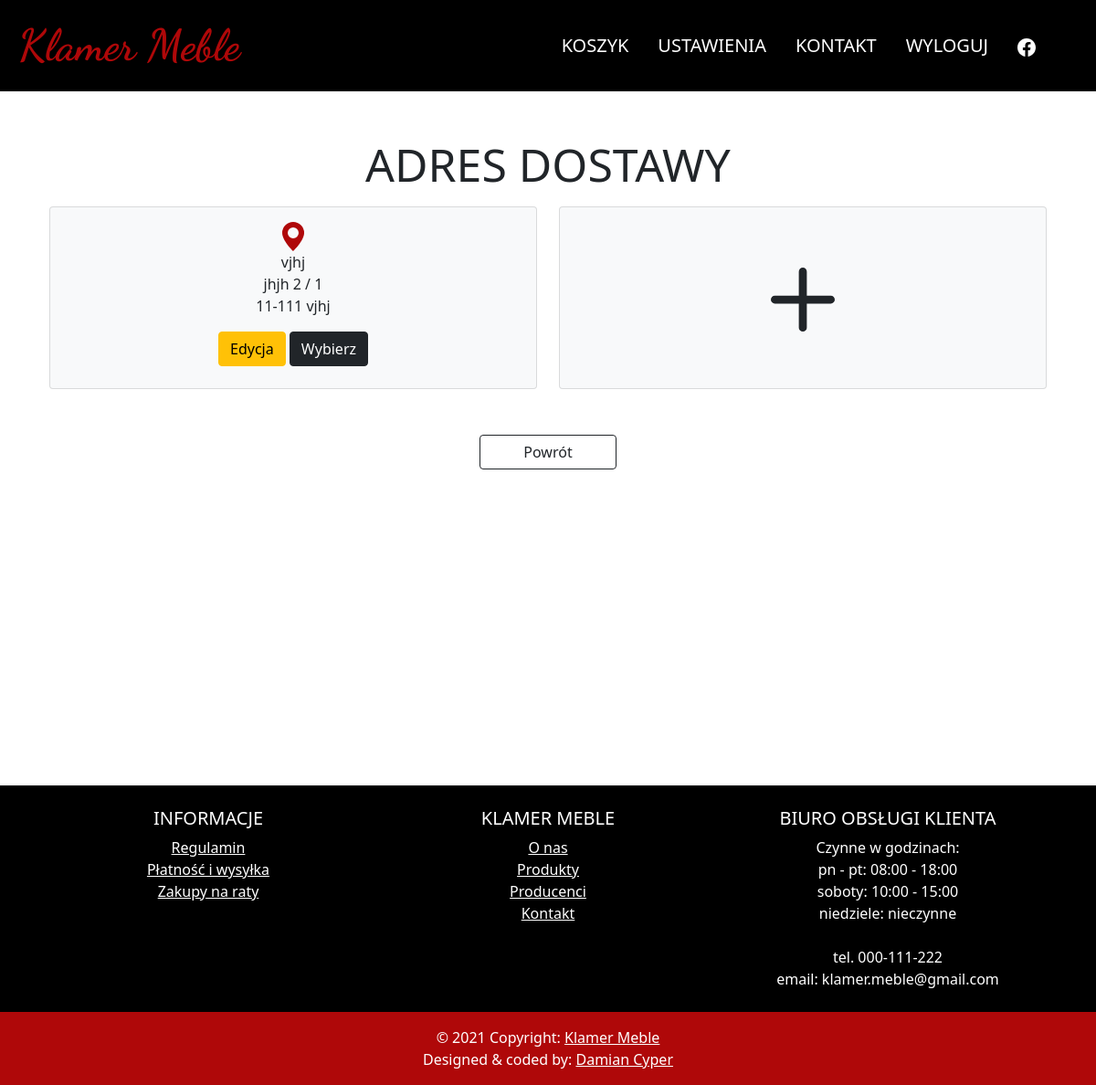
/shopping_cart/address (signed in), run on the app's committed database.
### store/models.py (models this page shows, shortened)
class UserAddress(models.Model):
    user = models.ForeignKey(User, on_delete=models.CASCADE, default=0)
    address = models.ForeignKey(Address, on_delete=models.CASCADE, default=0)

class Address(models.Model):
    city = models.CharField(max_length=255)
    street = models.CharField(max_length=255)
    house_nr = models.CharField(max_length=5)
    building_nr = models.CharField(max_length=5, blank=True)
    zip_code = models.CharField(max_length=7)

### store/views.py (the view, shortened to what this page needs)
# urls.py: path('shopping_cart/address', DeliveryAddressView.as_view(template_name='delivery_address.html'), name='delivery_address'),
class DeliveryAddressView(LoginRequiredMixin, generic.ListView):
    model = UserAddress

### store/templates/delivery_address.html (shortened to what this page needs)
{% extends 'navMenu.html' %}
{% block additional %}
    {% load static %}
    <link href="{% static 'store/delivery_address.css' %}" rel="stylesheet">
{% endblock %}
{% block main %}
    <div class="container">
        <h3>Adres dostawy</h3>
    </div>
    <div class="container" id="list" style="min-height: 74vh">
        <div class="row" style="position: relative; z-index: 2; width: 100%">
            {% for address in object_list %}
                <div class="col-lg-6 mt-2">
                    <div class="card text-center bg-light" style="height: 200px">
                        <div class="card-body">
                            <svg xmlns="http://www.w3.org/2000/svg" width="32" height="32" fill="#af0809" class="bi bi-geo-alt-fill" viewBox="0 0 16 16">
                              <path d="M8 16s6-5.686 6-10A6 6 0 0 0 2 6c0 4.314 6 10 6 10zm0-7a3 3 0 1 1 0-6 3 3 0 0 1 0 6z"/>
                            </svg>
                            <p class="card-text">
                                {{address.address.city}}<br>
                                {{address.address.street}}
                                {% if address.address.building_nr %}
                                    {{address.address.building_nr}} /
                                {% endif %}
                                {{address.address.house_nr}}<br>
                                {{address.address.zip_code}} {{address.address.city}}
                            </p>
                            <form method="post">
                                <a class="btn btn-warning" href="{% url 'address_form' address.address.id %}">
                                    Edycja
                                </a>
                                <button class="btn btn-dark" type="submit">Wybierz</button>
                            </form>
                        </div>
                    </div>
                </div>
            {% endfor %}
            <div class="col-lg-6 mt-2">
                <a href="{% url 'address_form' 0 %}" class="link-dark">
                    <div class="card text-center bg-light" style="height: 200px" id="add_new">
                        <div class="card-body">
                            <svg xmlns="http://www.w3.org/2000/svg" width="70" height="70" fill="currentColor" class="bi bi-plus-lg" viewBox="0 0 16 16" style="margin: 50px 0">
                              <path d="M8 0a1 1 0 0 1 1 1v6h6a1 1 0 1 1 0 2H9v6a1 1 0 1 1-2 0V9H1a1 1 0 0 1 0-2h6V1a1 1 0 0 1 1-1z"/>
                            </svg>
                        </div>
                    </div>
                </a>
            </div>
        </div>
        <a class="btn btn-outline-dark" href="{% url 'shop_cart' %}" style="margin-top: 50px" id="go_back">Powrót</a>
    </div>
{% endblock %}

### store/static/store/delivery_address.css (style rules this page uses)
h3 { text-transform: uppercase; font-size: 50px!important; text-align: center; padding-top: 50px; }
#list { margin-bottom: 50px; display: flex!important; flex-direction: column!important; align-items: center!important; }
#go_back, #next { margin: -50px 2px 50px 2px; display: block; width: 150px; }

### templates/base.html (style rules this page uses)
* { scrollbar-color: #af0809 #e4e4e4; scrollbar-width: 15px; }

### data on the page
UserAddress: address.city "vjhj", address.street "jhjh", address.building_nr "2", address.house_nr "1", address.zip_code "11-111"
